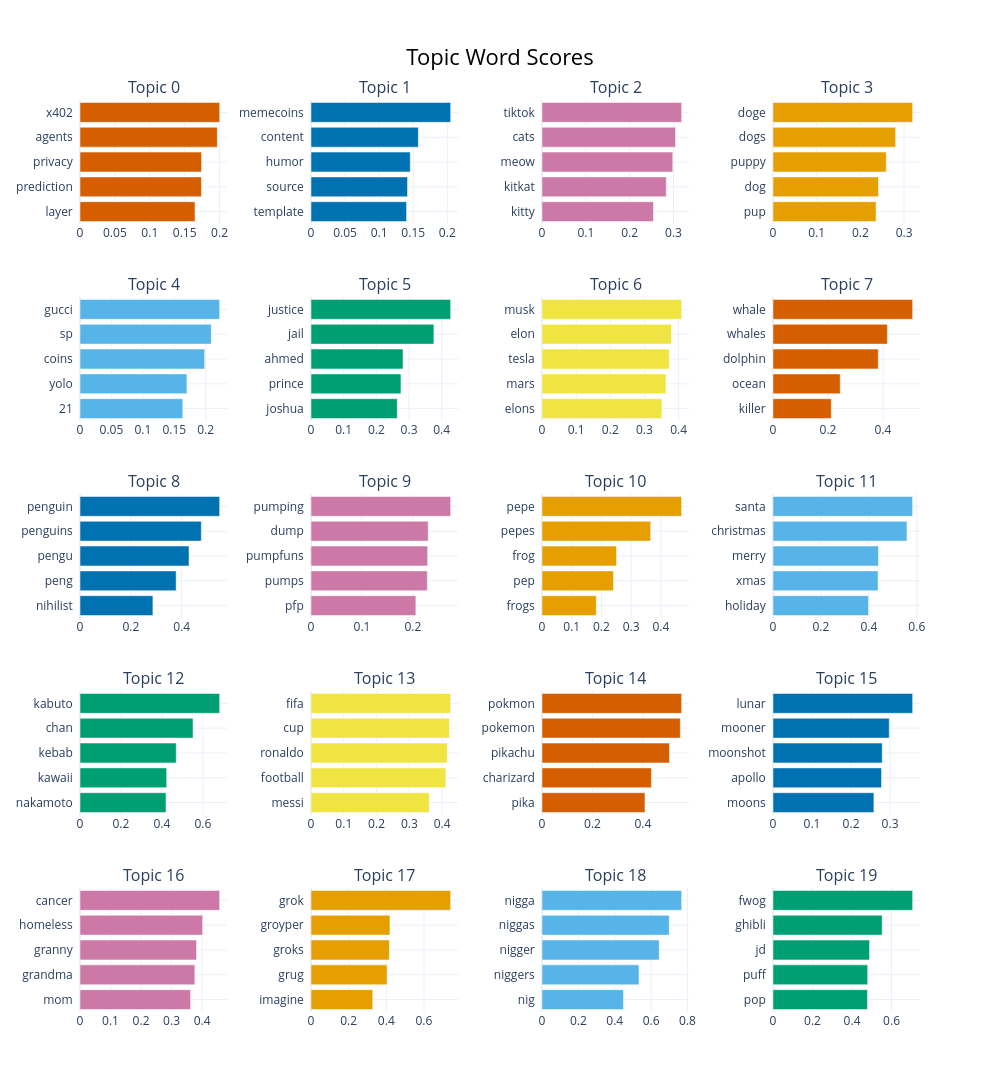

The notebook cell saved with this chart:
### Code cell
topic_model.visualize_barchart(top_n_topics=20)

### Figure 1 — Plotly figure (JSON) as saved in the notebook; plotly's stock layout.template omitted (floating-point values rounded to 4 significant figures)
{"data": [{"marker": {"color": "#D55E00"}, "orientation": "h", "type": "bar", "x": [0.1648, 0.174, 0.1742, 0.1968, 0.2001], "xaxis": "x", "y": ["layer  ", "prediction  ", "privacy  ", "agents  ", "x402  "], "yaxis": "y"}, {"marker": {"color": "#0072B2"}, "orientation": "h", "type": "bar", "x": [0.1402, 0.1416, 0.1456, 0.1575, 0.2049], "xaxis": "x2", "y": ["template  ", "source  ", "humor  ", "content  ", "memecoins  "], "yaxis": "y2"}, {"marker": {"color": "#CC79A7"}, "orientation": "h", "type": "bar", "x": [0.2544, 0.2835, 0.2983, 0.3047, 0.3186], "xaxis": "x3", "y": ["kitty  ", "kitkat  ", "meow  ", "cats  ", "tiktok  "], "yaxis": "y3"}, {"marker": {"color": "#E69F00"}, "orientation": "h", "type": "bar", "x": [0.2358, 0.2413, 0.2592, 0.2806, 0.3196], "xaxis": "x4", "y": ["pup  ", "dog  ", "puppy  ", "dogs  ", "doge  "], "yaxis": "y4"}, {"marker": {"color": "#56B4E9"}, "orientation": "h", "type": "bar", "x": [0.1636, 0.1701, 0.1983, 0.2088, 0.2222], "xaxis": "x5", "y": ["21  ", "yolo  ", "coins  ", "sp  ", "gucci  "], "yaxis": "y5"}, {"marker": {"color": "#009E73"}, "orientation": "h", "type": "bar", "x": [0.264, 0.2753, 0.2816, 0.3759, 0.4274], "xaxis": "x6", "y": ["joshua  ", "prince  ", "ahmed  ", "jail  ", "justice  "], "yaxis": "y6"}, {"marker": {"color": "#F0E442"}, "orientation": "h", "type": "bar", "x": [0.3511, 0.3629, 0.3726, 0.3789, 0.4089], "xaxis": "x7", "y": ["elons  ", "mars  ", "tesla  ", "elon  ", "musk  "], "yaxis": "y7"}, {"marker": {"color": "#D55E00"}, "orientation": "h", "type": "bar", "x": [0.212, 0.2445, 0.3829, 0.4162, 0.508], "xaxis": "x8", "y": ["killer  ", "ocean  ", "dolphin  ", "whales  ", "whale  "], "yaxis": "y8"}, {"marker": {"color": "#0072B2"}, "orientation": "h", "type": "bar", "x": [0.2867, 0.3782, 0.4287, 0.477, 0.5491], "xaxis": "x9", "y": ["nihilist  ", "peng  ", "pengu  ", "penguins  ", "penguin  "], "yaxis": "y9"}, {"marker": {"color": "#CC79A7"}, "orientation": "h", "type": "bar", "x": [0.2057, 0.2282, 0.2289, 0.2299, 0.274], "xaxis": "x10", "y": ["pfp  ", "pumps  ", "pumpfuns  ", "dump  ", "pumping  "], "yaxis": "y10"}, {"marker": {"color": "#E69F00"}, "orientation": "h", "type": "bar", "x": [0.1826, 0.2405, 0.2507, 0.3655, 0.4699], "xaxis": "x11", "y": ["frogs  ", "pep  ", "frog  ", "pepes  ", "pepe  "], "yaxis": "y11"}, {"marker": {"color": "#56B4E9"}, "orientation": "h", "type": "bar", "x": [0.3988, 0.4384, 0.4401, 0.559, 0.5827], "xaxis": "x12", "y": ["holiday  ", "xmas  ", "merry  ", "christmas  ", "santa  "], "yaxis": "y12"}, {"marker": {"color": "#009E73"}, "orientation": "h", "type": "bar", "x": [0.4201, 0.4234, 0.4701, 0.552, 0.682], "xaxis": "x13", "y": ["nakamoto  ", "kawaii  ", "kebab  ", "chan  ", "kabuto  "], "yaxis": "y13"}, {"marker": {"color": "#F0E442"}, "orientation": "h", "type": "bar", "x": [0.3607, 0.4112, 0.4156, 0.4223, 0.426], "xaxis": "x14", "y": ["messi  ", "football  ", "ronaldo  ", "cup  ", "fifa  "], "yaxis": "y14"}, {"marker": {"color": "#D55E00"}, "orientation": "h", "type": "bar", "x": [0.408, 0.4337, 0.5052, 0.548, 0.5534], "xaxis": "x15", "y": ["pika  ", "charizard  ", "pikachu  ", "pokemon  ", "pokmon  "], "yaxis": "y15"}, {"marker": {"color": "#0072B2"}, "orientation": "h", "type": "bar", "x": [0.2586, 0.2781, 0.2799, 0.2979, 0.3579], "xaxis": "x16", "y": ["moons  ", "apollo  ", "moonshot  ", "mooner  ", "lunar  "], "yaxis": "y16"}, {"marker": {"color": "#CC79A7"}, "orientation": "h", "type": "bar", "x": [0.3624, 0.3763, 0.3818, 0.4019, 0.4576], "xaxis": "x17", "y": ["mom  ", "grandma  ", "granny  ", "homeless  ", "cancer  "], "yaxis": "y17"}, {"marker": {"color": "#E69F00"}, "orientation": "h", "type": "bar", "x": [0.3281, 0.4041, 0.4164, 0.4193, 0.7418], "xaxis": "x18", "y": ["imagine  ", "grug  ", "groks  ", "groyper  ", "grok  "], "yaxis": "y18"}, {"marker": {"color": "#56B4E9"}, "orientation": "h", "type": "bar", "x": [0.448, 0.5333, 0.6443, 0.6996, 0.768], "xaxis": "x19", "y": ["nig  ", "niggers  ", "nigger  ", "niggas  ", "nigga  "], "yaxis": "y19"}, {"marker": {"color": "#009E73"}, "orientation": "h", "type": "bar", "x": [0.478, 0.4791, 0.4885, 0.5524, 0.7067], "xaxis": "x20", "y": ["pop  ", "puff  ", "jd  ", "ghibli  ", "fwog  "], "yaxis": "y20"}], "layout": {"annotations": [{"font": {"size": 16}, "showarrow": false, "text": "Topic 0", "x": 0.0875, "xanchor": "center", "xref": "paper", "y": 1.0, "yanchor": "bottom", "yref": "paper"}, {"font": {"size": 16}, "showarrow": false, "text": "Topic 1", "x": 0.3625, "xanchor": "center", "xref": "paper", "y": 1.0, "yanchor": "bottom", "yref": "paper"}, {"font": {"size": 16}, "showarrow": false, "text": "Topic 2", "x": 0.6375, "xanchor": "center", "xref": "paper", "y": 1.0, "yanchor": "bottom", "yref": "paper"}, {"font": {"size": 16}, "showarrow": false, "text": "Topic 3", "x": 0.9125, "xanchor": "center", "xref": "paper", "y": 1.0, "yanchor": "bottom", "yref": "paper"}, {"font": {"size": 16}, "showarrow": false, "text": "Topic 4", "x": 0.0875, "xanchor": "center", "xref": "paper", "y": 0.784, "yanchor": "bottom", "yref": "paper"}, {"font": {"size": 16}, "showarrow": false, "text": "Topic 5", "x": 0.3625, "xanchor": "center", "xref": "paper", "y": 0.784, "yanchor": "bottom", "yref": "paper"}, {"font": {"size": 16}, "showarrow": false, "text": "Topic 6", "x": 0.6375, "xanchor": "center", "xref": "paper", "y": 0.784, "yanchor": "bottom", "yref": "paper"}, {"font": {"size": 16}, "showarrow": false, "text": "Topic 7", "x": 0.9125, "xanchor": "center", "xref": "paper", "y": 0.784, "yanchor": "bottom", "yref": "paper"}, {"font": {"size": 16}, "showarrow": false, "text": "Topic 8", "x": 0.0875, "xanchor": "center", "xref": "paper", "y": 0.568, "yanchor": "bottom", "yref": "paper"}, {"font": {"size": 16}, "showarrow": false, "text": "Topic 9", "x": 0.3625, "xanchor": "center", "xref": "paper", "y": 0.568, "yanchor": "bottom", "yref": "paper"}, {"font": {"size": 16}, "showarrow": false, "text": "Topic 10", "x": 0.6375, "xanchor": "center", "xref": "paper", "y": 0.568, "yanchor": "bottom", "yref": "paper"}, {"font": {"size": 16}, "showarrow": false, "text": "Topic 11", "x": 0.9125, "xanchor": "center", "xref": "paper", "y": 0.568, "yanchor": "bottom", "yref": "paper"}, {"font": {"size": 16}, "showarrow": false, "text": "Topic 12", "x": 0.0875, "xanchor": "center", "xref": "paper", "y": 0.352, "yanchor": "bottom", "yref": "paper"}, {"font": {"size": 16}, "showarrow": false, "text": "Topic 13", "x": 0.3625, "xanchor": "center", "xref": "paper", "y": 0.352, "yanchor": "bottom", "yref": "paper"}, {"font": {"size": 16}, "showarrow": false, "text": "Topic 14", "x": 0.6375, "xanchor": "center", "xref": "paper", "y": 0.352, "yanchor": "bottom", "yref": "paper"}, {"font": {"size": 16}, "showarrow": false, "text": "Topic 15", "x": 0.9125, "xanchor": "center", "xref": "paper", "y": 0.352, "yanchor": "bottom", "yref": "paper"}, {"font": {"size": 16}, "showarrow": false, "text": "Topic 16", "x": 0.0875, "xanchor": "center", "xref": "paper", "y": 0.136, "yanchor": "bottom", "yref": "paper"}, {"font": {"size": 16}, "showarrow": false, "text": "Topic 17", "x": 0.3625, "xanchor": "center", "xref": "paper", "y": 0.136, "yanchor": "bottom", "yref": "paper"}, {"font": {"size": 16}, "showarrow": false, "text": "Topic 18", "x": 0.6375, "xanchor": "center", "xref": "paper", "y": 0.136, "yanchor": "bottom", "yref": "paper"}, {"font": {"size": 16}, "showarrow": false, "text": "Topic 19", "x": 0.9125, "xanchor": "center", "xref": "paper", "y": 0.136, "yanchor": "bottom", "yref": "paper"}], "height": 1250, "hoverlabel": {"bgcolor": "white", "font": {"family": "Rockwell", "size": 16}}, "showlegend": false, "title": {"font": {"color": "Black", "size": 22}, "text": "Topic Word Scores", "x": 0.5, "xanchor": "center", "yanchor": "top"}, "width": 1000, "xaxis": {"anchor": "y", "domain": [0, 0.175], "showgrid": true}, "xaxis10": {"anchor": "y10", "domain": [0.275, 0.45], "showgrid": true}, "xaxis11": {"anchor": "y11", "domain": [0.55, 0.725], "showgrid": true}, "xaxis12": {"anchor": "y12", "domain": [0.825, 1], "showgrid": true}, "xaxis13": {"anchor": "y13", "domain": [0, 0.175], "showgrid": true}, "xaxis14": {"anchor": "y14", "domain": [0.275, 0.45], "showgrid": true}, "xaxis15": {"anchor": "y15", "domain": [0.55, 0.725], "showgrid": true}, "xaxis16": {"anchor": "y16", "domain": [0.825, 1], "showgrid": true}, "xaxis17": {"anchor": "y17", "domain": [0, 0.175], "showgrid": true}, "xaxis18": {"anchor": "y18", "domain": [0.275, 0.45], "showgrid": true}, "xaxis19": {"anchor": "y19", "domain": [0.55, 0.725], "showgrid": true}, "xaxis2": {"anchor": "y2", "domain": [0.275, 0.45], "showgrid": true}, "xaxis20": {"anchor": "y20", "domain": [0.825, 1], "showgrid": true}, "xaxis3": {"anchor": "y3", "domain": [0.55, 0.725], "showgrid": true}, "xaxis4": {"anchor": "y4", "domain": [0.825, 1], "showgrid": true}, "xaxis5": {"anchor": "y5", "domain": [0, 0.175], "showgrid": true}, "xaxis6": {"anchor": "y6", "domain": [0.275, 0.45], "showgrid": true}, "xaxis7": {"anchor": "y7", "domain": [0.55, 0.725], "showgrid": true}, "xaxis8": {"anchor": "y8", "domain": [0.825, 1], "showgrid": true}, "xaxis9": {"anchor": "y9", "domain": [0, 0.175], "showgrid": true}, "yaxis": {"anchor": "x", "domain": [0.864, 1.0], "showgrid": true}, "yaxis10": {"anchor": "x10", "domain": [0.432, 0.568], "showgrid": true}, "yaxis11": {"anchor": "x11", "domain": [0.432, 0.568], "showgrid": true}, "yaxis12": {"anchor": "x12", "domain": [0.432, 0.568], "showgrid": true}, "yaxis13": {"anchor": "x13", "domain": [0.216, 0.352], "showgrid": true}, "yaxis14": {"anchor": "x14", "domain": [0.216, 0.352], "showgrid": true}, "yaxis15": {"anchor": "x15", "domain": [0.216, 0.352], "showgrid": true}, "yaxis16": {"anchor": "x16", "domain": [0.216, 0.352], "showgrid": true}, "yaxis17": {"anchor": "x17", "domain": [0, 0.136], "showgrid": true}, "yaxis18": {"anchor": "x18", "domain": [0, 0.136], "showgrid": true}, "yaxis19": {"anchor": "x19", "domain": [0, 0.136], "showgrid": true}, "yaxis2": {"anchor": "x2", "domain": [0.864, 1.0], "showgrid": true}, "yaxis20": {"anchor": "x20", "domain": [0, 0.136], "showgrid": true}, "yaxis3": {"anchor": "x3", "domain": [0.864, 1.0], "showgrid": true}, "yaxis4": {"anchor": "x4", "domain": [0.864, 1.0], "showgrid": true}, "yaxis5": {"anchor": "x5", "domain": [0.648, 0.784], "showgrid": true}, "yaxis6": {"anchor": "x6", "domain": [0.648, 0.784], "showgrid": true}, "yaxis7": {"anchor": "x7", "domain": [0.648, 0.784], "showgrid": true}, "yaxis8": {"anchor": "x8", "domain": [0.648, 0.784], "showgrid": true}, "yaxis9": {"anchor": "x9", "domain": [0.432, 0.568], "showgrid": true}}}
